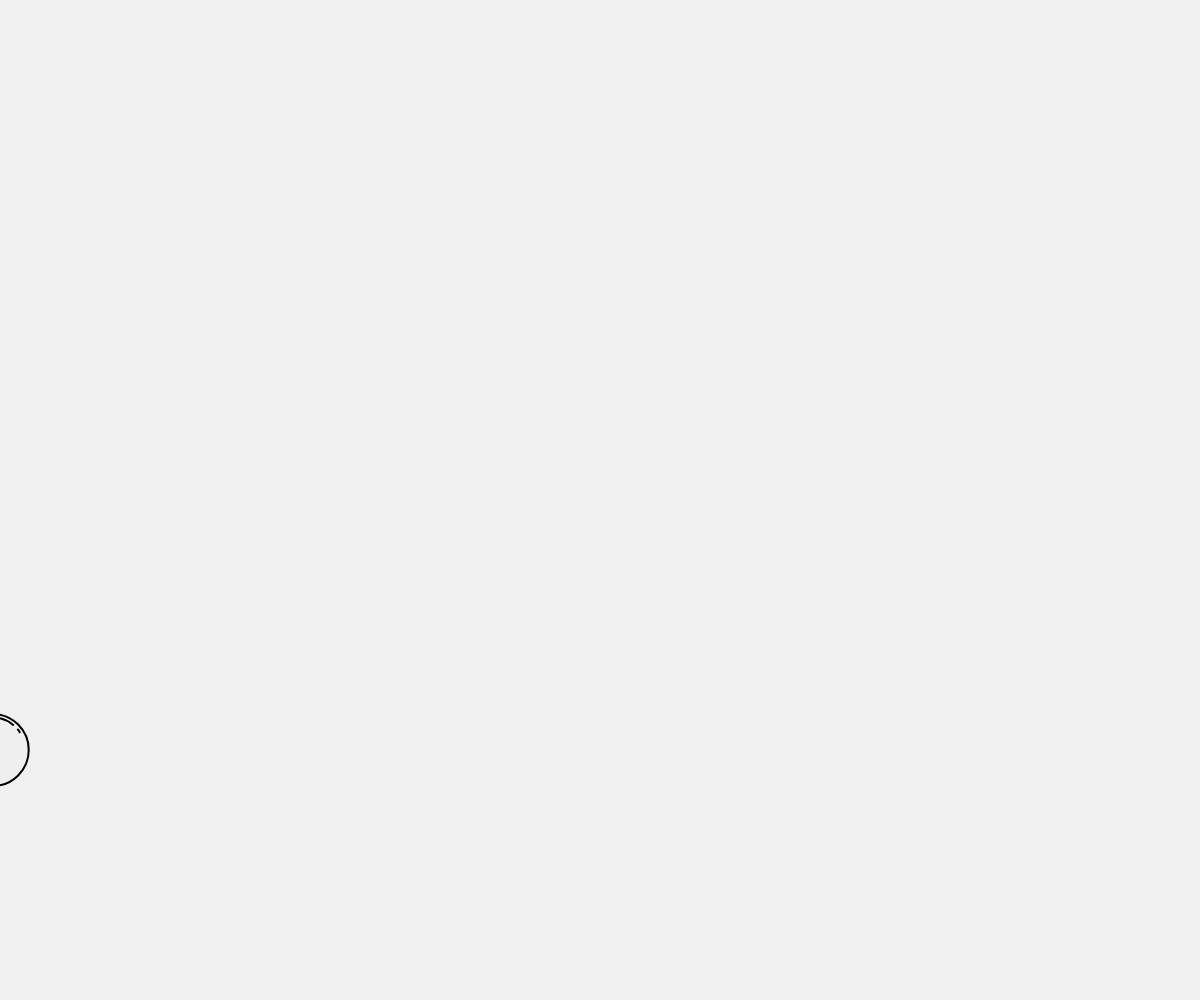
Frame 1 (no input)
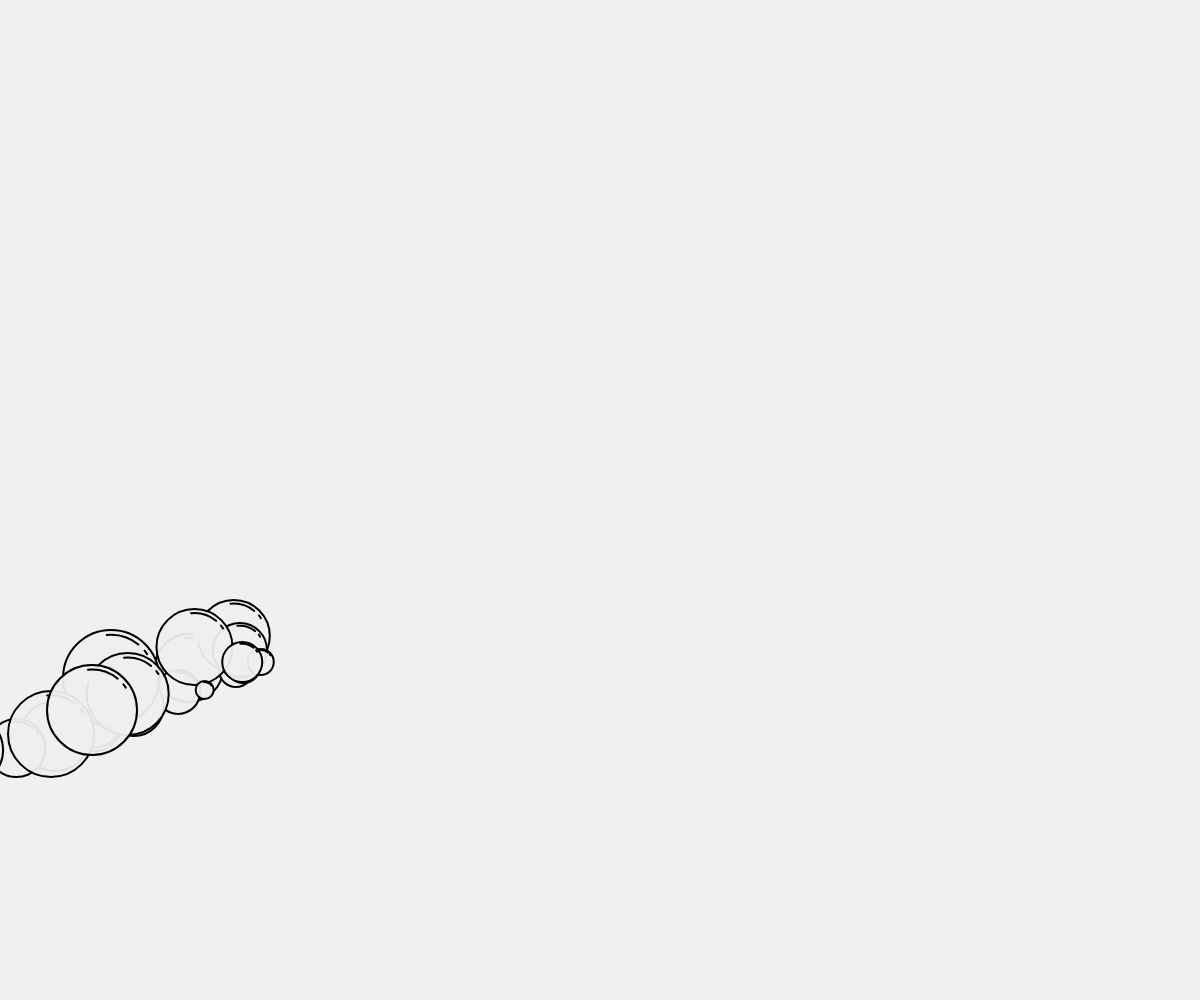
Frame 60 (no input)
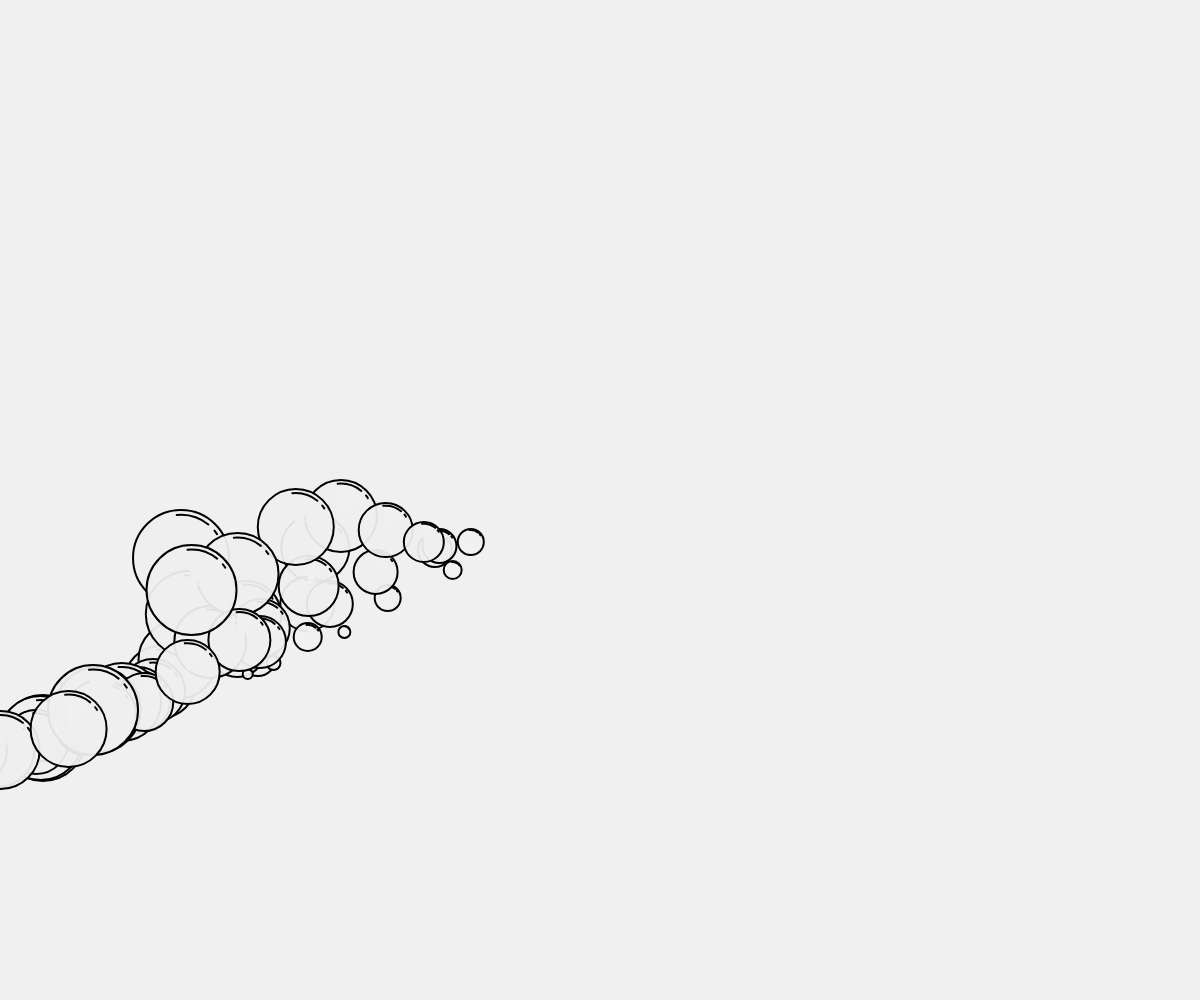
Frame 120 (the mouse pressed at the canvas centre since frame 60)

The p5.js sketch that drew these frames (run headless with seeded random() and noise() and a simulated clock; from frame 60 on, the mouse is pressed at the canvas centre):

// p5.js sketch
// ── sketch.js
let numberOfBubbles = 100;

let bx, by;
let bubbles = [];
let minBubbleSize = 2,
  maxBubbleSize = 48;

let maxWindSpeed = 1;
let wind;
let windNoiseHandler = 0;

function resetSketch() {
  createCanvas(windowWidth, windowHeight);
  
  bx = 0;
  by = 3*height/4;

  bubbles = [];
  for (let i = 0; i < numberOfBubbles; i++) {
    let bs = round(random(minBubbleSize,maxBubbleSize));
    let b = new Bubble(bx, by, bs);
    bubbles.push(b);
  }
}

function setup() {
  ellipseMode(RADIUS);

  resetSketch();
}

function draw() {
  background(240);
  windNoiseHandler += 0.01;
  
 for (let i = 0; i < bubbles.length; i++) {
    bubbles[i].show();
    bubbles[i].update();
    // text(bubbles[i].size, width-50, (i+1)*50);
  }
}

function windowResized() {
  resetSketch();
}

function mousePressed()
{
  bubbles.forEach(b => {
    b.poke(mouseX, mouseY);
  });
}
// ── bubble.js
class Bubble {
  constructor(x, y, size) {
    this.makeBubble(x, y, size);
  }

  makeBubble(x, y, size) {
    this.position = createVector(x, y);
    this.position.x -= random(2 * width, 0);

    this.size = size;

    this.windMul = this.size * 0.55;
    this.dragMul = map(this.size, 2, 30, 50, 30);
    this.lifetime = 100;
    this.velocityX = 10;
    this.velocityY = 0;
    this.maxVel = 8;

    this.burst = false;
    this.burstTimer = 10;
  }

  show() {
    if (this.burst) {
      push();
      translate(this.position.x, this.position.y);
      for(let i=0 ; i<10 ; i++)
      {
        line(this.size, 0, this.size+random(2,5),0);
        rotate(2*PI / 10);
      }
      pop();
    } 
    else {
      fill(240, 240);
      stroke(0);
      strokeWeight(2);
      ellipse(this.position.x, round(this.position.y), this.size);
      arc(
        this.position.x,
        this.position.y,
        this.size * 0.9,
        this.size * 0.9,
        -PI / 2 - 0.1,
        -PI / 4 - 0.1
      );
      arc(
        this.position.x,
        this.position.y,
        this.size * 0.9,
        this.size * 0.9,
        -PI / 4 + 0.1,
        -PI / 4 + 0.2
      );
    }
  }

  update() {
    if (!this.burst) {
      if (this.position.x + this.size > 0) {
        let wind = noise(windNoiseHandler) / 10;
        let windForce = wind * this.windMul;
        if (windForce > 0.06) {
          windForce = 0.06;
        }

        let dragForce = this.velocityX * (-1 / this.dragMul);
        if (this.position.x < width / 3) {
          let dMul = map(this.position.x, 10, width / 3, 0, 0.6);
          dragForce * dMul;
        } else {
          let dMul = map(this.position.x, width / 3, width, 0.3, 0.1);
          dragForce * dMul;
        }

        let force = windForce + dragForce;
        this.velocityX += force;

        if (this.velocityX > this.maxVel) {
          this.velocityX = this.maxVel;
        }

        this.velocityY =
          (this.position.x * this.position.x * this.position.x) / 100;
        if (this.velocityY < 1) {
          this.velocityY = 0;
        }

        if (this.velocityY > 3) {
          this.velocityY = 2;
        }

        // this.velocityY = 0;
      }

      let vel = createVector(this.velocityX, -this.velocityY);
      this.position.add(vel);

      let outOfBounds = false;

      if (this.position.x - this.size > width) {
        outOfBounds = true;
      }

      if (this.position.y + this.size < 0) {
        outOfBounds = true;
      }

      // if (this.position.y + this.size < 0) {
      //   outOfBounds = true;
      // }

      if (outOfBounds) {
        this.resetBubble();
      }
    } else {
      this.burstTimer--;
      if (this.burstTimer <= 0) {
        this.resetBubble();
      }
    }
  }

  poke(mx, my) {
    let m = createVector(mx, my);
    let dist = p5.Vector.dist(m, this.position);
    if (dist <= this.size) {
      this.burst = true;
    }
  }

  resetBubble() {
    let bs = round(random(minBubbleSize, maxBubbleSize));
    let x = 0;
    let y = (3 * height) / 4;

    this.makeBubble(x, y, bs);
  }
}
